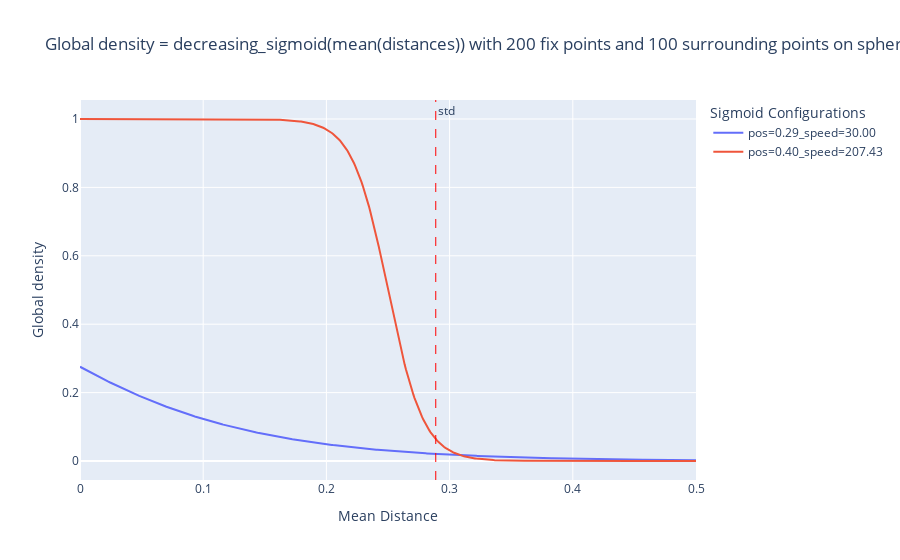

Notebook code for this chart:
### Code cell
mean_dist = 1/n_total_points * (n_sphere_points * radii + np.sum(fix_distances))

# Determine sigmoid parameters based on actual means.
overfit_pos = np.median(mean_dist)
overfit_speed = 10 / np.std(mean_dist) if np.std(mean_dist) != 0 else 1

# Define sigmoid configurations
sigmoid_configs = [
    # {'pos': 1/4, 'speed': 20},
    # {'pos': fix_std, 'speed': n_total_points},
    {'pos': fix_std, 'speed': 1/ 10 * n_total_points},
    {'pos': overfit_pos, 'speed': overfit_speed},
]

# Compute sigmoid variation for each configuration
y_sigmoid = [sigmoid(mean_dist, **config, increasing=False) for config in sigmoid_configs]

# Create a plot using Plotly
fig = go.Figure()

# Add a line for each sigmoid configuration
for i, y_values in enumerate(y_sigmoid):
    config = sigmoid_configs[i]
    fig.add_trace(go.Scatter(
        x=radii, 
        y=y_values, 
        mode='lines', 
        name=f"pos={config['pos']:.2f}_speed={config['speed']:.2f}"
    ))

fig.add_vline(
    x=fix_std, 
    line_width=1, line_dash="dash", line_color="red", 
    annotation_text='std', annotation_position="top right"
)

# Update layout for better visualization
fig.update_layout(
    title=f'Global density = decreasing_sigmoid(mean(distances)) with {n_fix_points} fix points and {n_sphere_points} surrounding points on sphere with a varying radius',
    xaxis_title='Mean Distance',
    yaxis_title='Global density',
    legend_title='Sigmoid Configurations'
)

# Show plot
fig.show()

### Figure 1 — Plotly figure (JSON) as saved in the notebook; plotly's stock layout.template omitted (floating-point values rounded to 4 significant figures; data arrays with more than 128 entries replaced by an {"elided": "..."} marker saying what was removed)
{"data": [{"mode": "lines", "name": "pos=0.29_speed=30.00", "type": "scatter", "x": {"elided": "500 float values"}, "y": {"elided": "500 float values"}}, {"mode": "lines", "name": "pos=0.40_speed=207.43", "type": "scatter", "x": {"elided": "500 float values"}, "y": {"elided": "500 float values"}}], "layout": {"annotations": [{"showarrow": false, "text": "std", "x": 0.2888, "xanchor": "left", "xref": "x", "y": 1, "yanchor": "top", "yref": "y domain"}], "legend": {"title": {"text": "Sigmoid Configurations"}}, "shapes": [{"line": {"color": "red", "dash": "dash", "width": 1}, "type": "line", "x0": 0.2888, "x1": 0.2888, "xref": "x", "y0": 0, "y1": 1, "yref": "y domain"}], "title": {"text": "Global density = decreasing_sigmoid(mean(distances)) with 200 fix points and 100 surrounding points on sphere with a varying radius"}, "xaxis": {"title": {"text": "Mean Distance"}}, "yaxis": {"title": {"text": "Global density"}}}}
